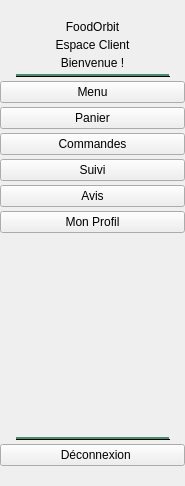
     <widget class="QWidget" name="sidebar">
      <property name="minimumSize">
       <size>
        <width>185</width>
        <height>0</height>
       </size>
      </property>
      <property name="maximumSize">
       <size>
        <width>185</width>
        <height>16777215</height>
       </size>
      </property>
      <layout class="QVBoxLayout" name="sidebarLayout">
      <property name="spacing">
       <number>4</number>
      </property>
      <property name="leftMargin">
       <number>0</number>
      </property>
      <property name="topMargin">
       <number>20</number>
      </property>
      <property name="rightMargin">
       <number>0</number>
      </property>
      <property name="bottomMargin">
       <number>20</number>
      </property>
      <item>
       <widget class="QLabel" name="lblLogoSidebar">
        <property name="text">
         <string>FoodOrbit</string>
        </property>
        <property name="alignment">
         <set>Qt::AlignmentFlag::AlignCenter</set>
        </property>
       </widget>
      </item>
      <item>
       <widget class="QLabel" name="lblSubtitle">
        <property name="text">
         <string>Espace Client</string>
        </property>
        <property name="alignment">
         <set>Qt::AlignmentFlag::AlignCenter</set>
        </property>
       </widget>
      </item>
      <item>
       <widget class="QLabel" name="lblNomClient">
        <property name="text">
         <string>Bienvenue !</string>
        </property>
        <property name="alignment">
         <set>Qt::AlignmentFlag::AlignCenter</set>
        </property>
       </widget>
      </item>
      <item>
       <widget class="QFrame" name="frame">
        <property name="styleSheet">
         <string>background-color:#40916C;max-height:1px;margin:4px 16px;</string>
        </property>
        <property name="frameShape">
         <enum>QFrame::Shape::HLine</enum>
        </property>
       </widget>
      </item>
      <item>
       <widget class="QPushButton" name="btnMenu">
        <property name="cursor">
         <cursorShape>PointingHandCursor</cursorShape>
        </property>
        <property name="text">
         <string>Menu</string>
        </property>
       </widget>
      </item>
      <item>
       <widget class="QPushButton" name="btnPanier">
        <property name="cursor">
         <cursorShape>PointingHandCursor</cursorShape>
        </property>
        <property name="text">
         <string>Panier</string>
        </property>
       </widget>
      </item>
      <item>
       <widget class="QPushButton" name="btnCommandes">
        <property name="cursor">
         <cursorShape>PointingHandCursor</cursorShape>
        </property>
        <property name="text">
         <string>Commandes</string>
        </property>
       </widget>
      </item>
      <item>
       <widget class="QPushButton" name="btnSuivi">
        <property name="cursor">
         <cursorShape>PointingHandCursor</cursorShape>
        </property>
        <property name="text">
         <string>Suivi</string>
        </property>
       </widget>
      </item>
      <item>
       <widget class="QPushButton" name="btnAvis">
        <property name="cursor">
         <cursorShape>PointingHandCursor</cursorShape>
        </property>
        <property name="text">
         <string>Avis</string>
        </property>
       </widget>
      </item>
      <item>
       <widget class="QPushButton" name="btnProfil">
        <property name="cursor">
         <cursorShape>PointingHandCursor</cursorShape>
        </property>
        <property name="text">
         <string>Mon Profil</string>
        </property>
       </widget>
      </item>
      <item>
       <spacer>
        <property name="orientation">
         <enum>Qt::Orientation::Vertical</enum>
        </property>
        <property name="sizeType">
         <enum>QSizePolicy::Policy::Expanding</enum>
        </property>
        <property name="sizeHint" stdset="0">
         <size>
          <width>20</width>
          <height>200</height>
         </size>
        </property>
       </spacer>
      </item>
      <item>
       <widget class="QFrame" name="frame">
        <property name="styleSheet">
         <string>background-color:#40916C;max-height:1px;margin:4px 16px;</string>
        </property>
        <property name="frameShape">
         <enum>QFrame::Shape::HLine</enum>
        </property>
       </widget>
      </item>
      <item>
       <widget class="QPushButton" name="btnLogout">
        <property name="cursor">
         <cursorShape>PointingHandCursor</cursorShape>
        </property>
        <property name="text">
         <string>  Déconnexion</string>
        </property>
       </widget>
      </item>
     </layout>
    </widget>
